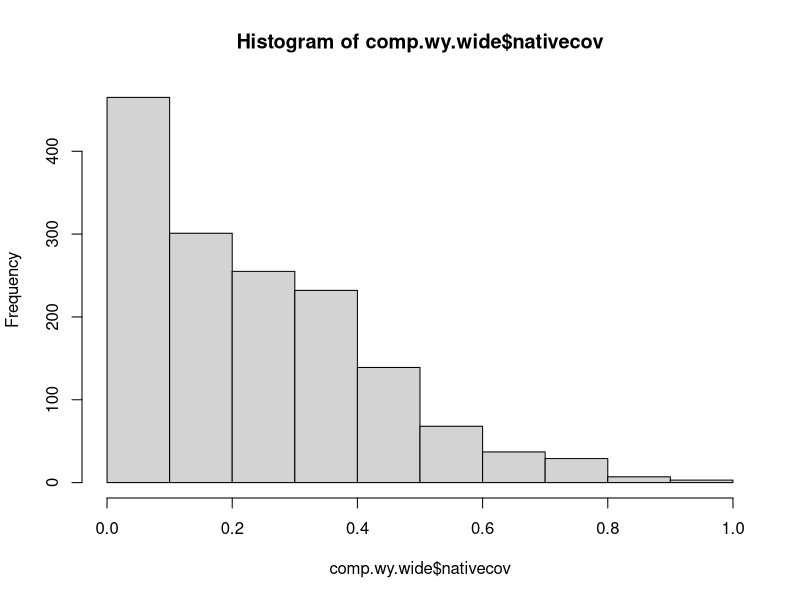
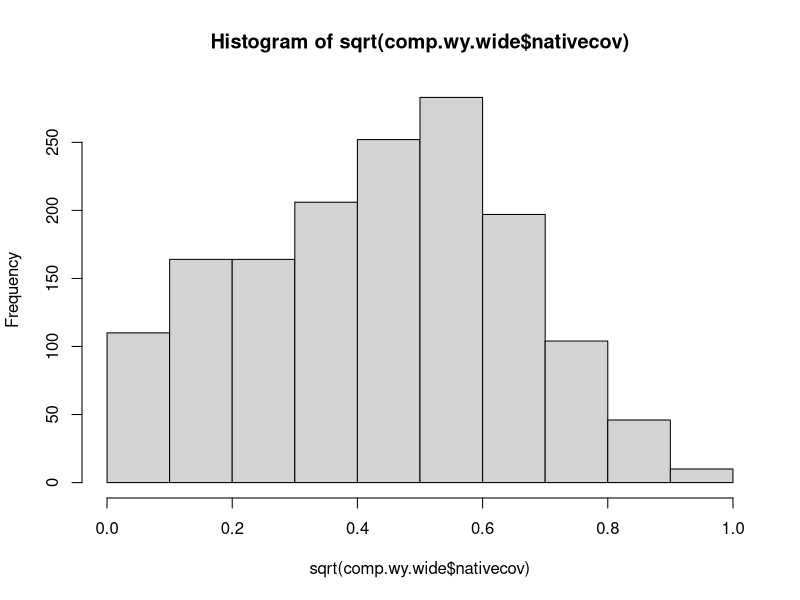
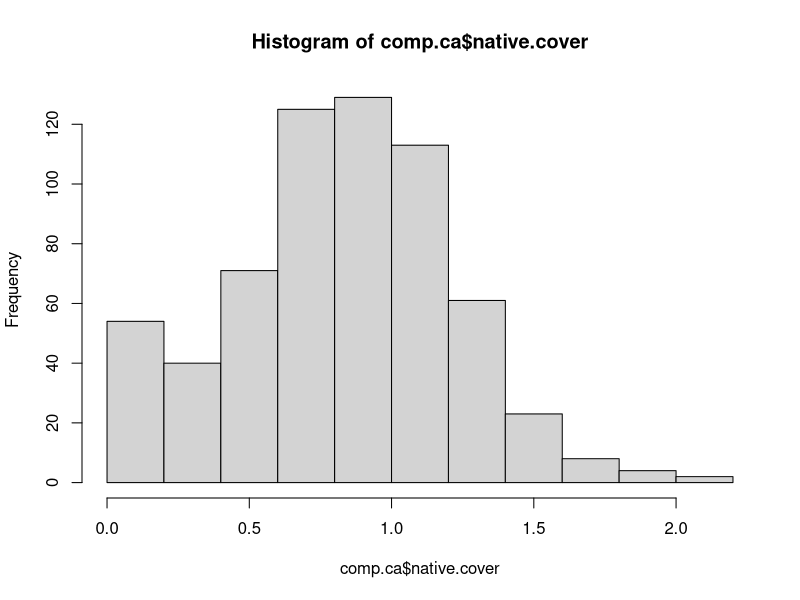
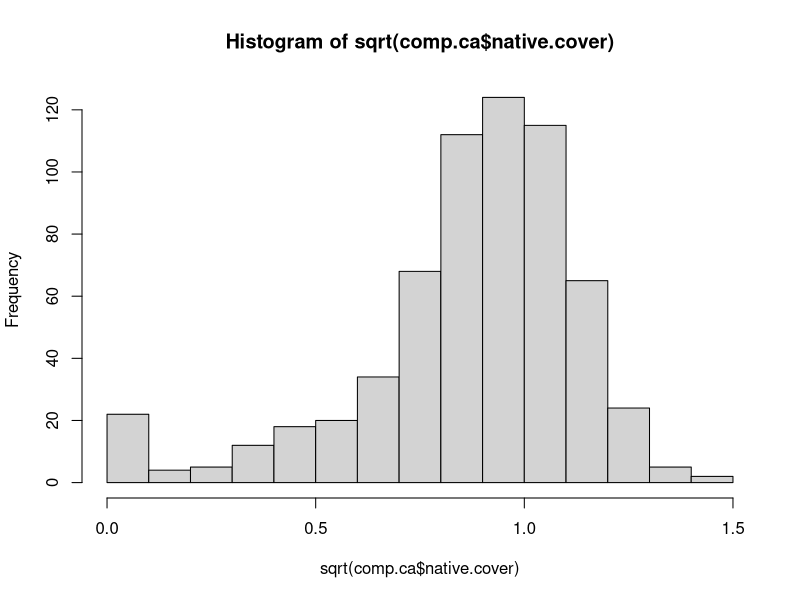
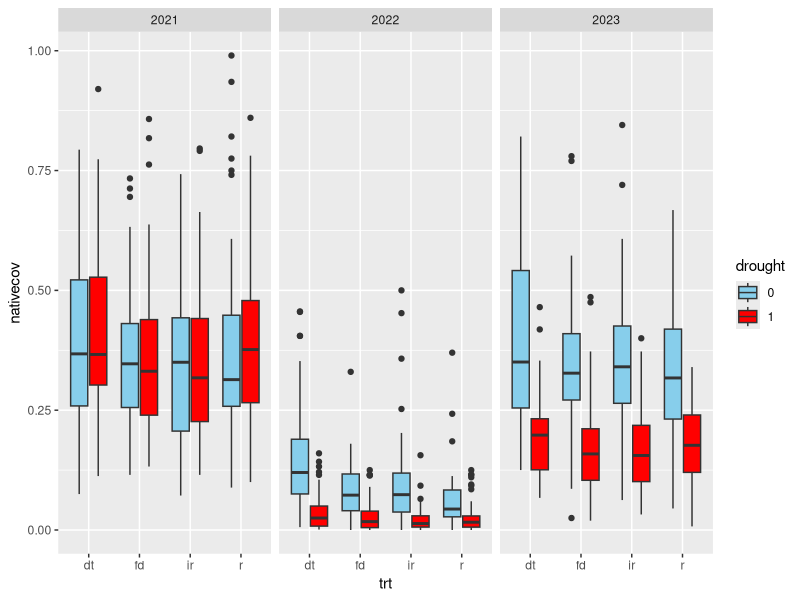
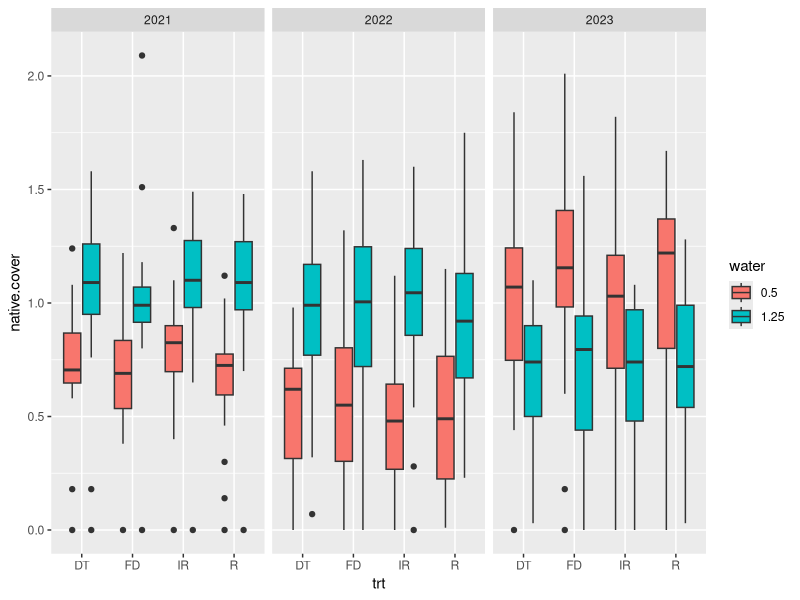

These charts were generated, in order, by the following R code: (Note: this script raises an error after producing the figures.)
#### cover analysis, are drought tolerent communities more tolerent of drought?

## packages
library(tidyverse)
library(lme4)
library(lmerTest)

## load in data, clean and modify columns
# WY
comp.wy <- read.csv("data/hpg_total.csv") #Wyoming species comp data 
comp.wy <- comp.wy %>% filter(year != "2020") #remove pre-treatment data
comp.wy$subplot <- as.factor(comp.wy$subplot)
comp.wy$drought <- as.factor(comp.wy$drought)
comp.wy$year<-as.factor(comp.wy$year)
comp.wy$trt <- as.factor(comp.wy$trt)
comp.wy$block <- as.factor(comp.wy$block)
# add invaded locations as 0/1 variable (2023 only)
wy.invaded.23 <- read.csv("data/invasion_loc23.csv") # load data
wy.invaded.23$invaded <-tolower(wy.invaded.23$invaded)
comp.wy <- comp.wy %>%
  mutate(invaded = ifelse(year == 2023, as.integer(paste(block, trt, subplot) %in% paste(wy.invaded.23$block, wy.invaded.23$trt, wy.invaded.23$invaded)), NA_integer_))
rm(wy.invaded.23)# remove invasion data
# make unique plot variable
comp.wy <- comp.wy %>% unite(plot, c(block, trt, subplot), sep = ".", remove=F) 
# calculate cover native per subplot and add to data
fornativecover <- comp.wy %>% filter(species!="BG"&
                        species!="Litter"&
                        native == "N") %>% #only native live veg
  group_by(year,block,trt,subplot) %>% 
  summarize(nativecov = sum(cover, na.rm=T)) #summarize total live veg per subplot
comp.wy <- merge(comp.wy,fornativecover, all.x = T)
# calculate cover native per PLOT (averaged per subplot)
forplotcover <- comp.wy %>% filter(species!="BG"&
                                       species!="Litter"&
                                       native == "N") %>% #only native live veg
  group_by(year,block,trt) %>% 
  summarize(nativecov.plotmean = sum(cover, na.rm=T)/2) #summarize total live veg per PLOT
comp.wy <- merge(comp.wy,fornativecover, all.x = T)
# make wide for analysis and matching CA data
comp.wy.wide <- comp.wy %>% select(-c("prob","native","graminoid")) #columns to drop 
comp.wy.wide <- comp.wy.wide %>% pivot_wider(id_cols = c("year","block","trt","subplot","drought",
                                                         "nativecov","BG", "Litter","plot", "invaded"), 
                                names_from = "species", 
                                values_from = "cover")
comp.wy.wide$nativecov <- comp.wy.wide$nativecov/100  # make native live veg % a proportion to match CA data

# CA
comp.ca <- read.csv("data/Species_Composition_allyears.csv") #read in California comp data
comp.ca <- comp.ca[,c(1:57)] #remove empty columns
comp.ca$fesper.seeded <- as.factor(comp.ca$fesper.seeded)
comp.ca$fesper.present <- as.factor(comp.ca$fesper.present)
comp.ca$water <- as.factor(comp.ca$water)
comp.ca$year<-as.factor(comp.ca$Year)
comp.ca$trt <- as.factor(comp.ca$trt)
comp.ca$block <- as.factor(comp.ca$block)
#make ca long
#comp.ca.long <- comp.ca %>% pivot_longer(cols = c(18:57), 
#                                         names_to = "species", 
#                                         values_to = "cover")


### data summary
# look at response variable in each dataset
hist(comp.wy.wide$nativecov) # native cover in WY is left skewed
hist(sqrt(comp.wy.wide$nativecov)) # good transformation for normalizing data

hist(comp.ca$native.cover) # native cover in CA is not skewed
hist(sqrt(comp.ca$native.cover)) # but transform to match


### visualize
# WY
droughtcolswy <- c("0"="skyblue", "1"="red") #create variable for color
ggplot(comp.wy.wide, aes(y=nativecov, x=trt, fill=drought))+
  geom_boxplot()+
  scale_fill_manual(values = droughtcolswy)+
  facet_wrap(~year)

# CA
#droughtcolsca <- c(".5"="skyblue", "1.25"="red")
ggplot(comp.ca, aes(y=native.cover, x=trt, fill=water))+
  geom_boxplot()+
  #scale_fill_manual(values = droughtcolsca)+
  facet_wrap(~Year)


### modelling native community cover as a function of drought and seeding community
# WY 
comp.wy.wide$trt <- relevel(comp.wy.wide$trt, ref = "r") #make random communities the reference level

m0.wy <- lmer(sqrt(nativecov) ~ trt * drought + (1 | year) + (1 | block), data = comp.wy.wide)
summary(m0.wy) # simplest model, but doesn't account for invasion in 2023
m1.wy <- lmer(sqrt(nativecov) ~ trt * drought + (1 | year) + (1 | block) + (1|plot), data = comp.wy.wide)
summary(m1.wy) # plot can account for plot effect
anova(m0.wy,m1.wy) # plot does not improve model statistically, but should be retained

subun <- comp.wy.wide %>% filter(invaded == 0 | is.na(invaded)) #subset data for uninvaded only
m2.wy <- lmer(sqrt(nativecov) ~ trt * drought  + (1 | year) + (1 | block), data = subun) #without invaded
summary(m2.wy) #fd and fd*drought drop out

## Best model:
summary(m1.wy)
anova(m1.wy)

# assess random effects
var_components <- VarCorr(m1.wy)
# Assuming 'var_components' is the output from VarCorr
residual_variance <- attr(var_components, "sc")^2  # residual variance
# Total variance is the sum of residual variance and variance between groups
total_variance <- residual_variance + sum(diag(var_components))
# Calculate ICC
icc <- between_group_variance / total_variance
# Calculate ICC for each random effect
icc_random_effect1 <- var_components$year[1] / total_variance #.582
icc_random_effect2 <- var_components$block[1] / total_variance #.066


# CA
comp.ca$trt <- relevel(comp.ca$trt, ref = "R") # random as refernce level
comp.ca$water <- relevel(comp.ca$water, ref = "1.25") # water as refernece level (drought = treatment)

m0.ca <- lmer(sqrt(native.cover) ~ trt * water + (1 | Year) + (1 | block) + (1| plot), data = comp.ca)
summary(m0.ca) # this matches WY model, but not converging (can't have block + plot)
m1.ca <- lmer(sqrt(native.cover) ~ trt * water + (1 | Year) + (1 | plot), data = comp.ca)
summary(m1.ca) 
# plot probably makes more sense given design and more variance is explained in plot than block
# but do these models match? WHY?

# assess random effects
var_componentsca <- VarCorr(m1.ca)
# Assuming 'var_components' is the output from VarCorr
residual_varianceca <- attr(var_componentsca, "sc")^2  # residual variance
# Total variance is the sum of residual variance and variance between groups
total_varianceca <- residual_varianceca + sum(diag(var_componentsca))
# Calculate ICC
icc <- between_group_varianceca / total_varianceca
# Calculate ICC for each random effect
icc_random_effect1ca <- var_componentsca$Year[1] / total_varianceca
icc_random_effect2ca <- var_componentsca$block[1] / total_varianceca
